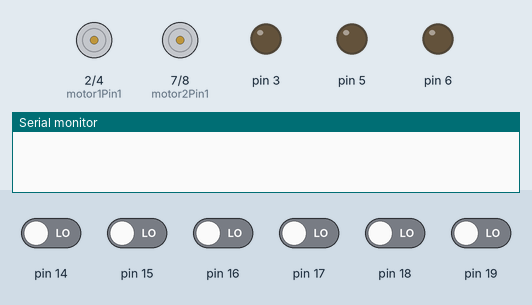
Bench run of a sketch on a simulated Arduino Uno, built with avr-gcc and run on an emulated ATmega328P. Shown: motor-driver pin pairs drawn as motors (green arrow = first pin HIGH = forward, orange = second pin HIGH = backward, longer = more drive, scaled by the enable pin), output pins drawn as LEDs (lit = HIGH), the last lines printed to the serial monitor. The test bench sets the inputs (shaded band); at power-on: pin 14–19 LOW.

Above: at 1.2 s.
1.3 s: pin 15 driven HIGH
At 2.5 s:
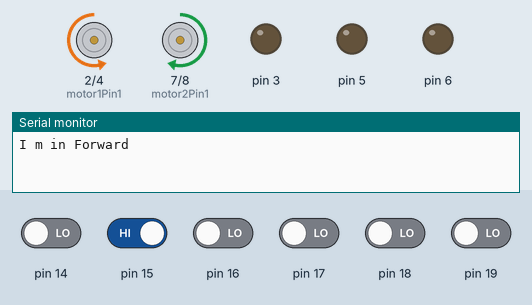
2.8 s: pin 16 driven HIGH
At 3.5 s:
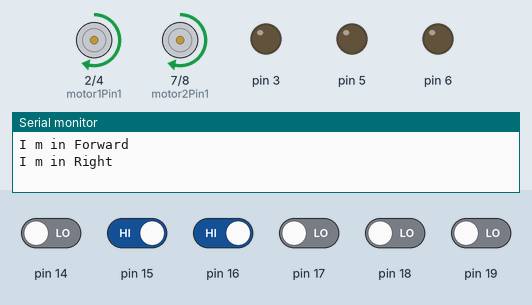
4.3 s: pin 15 driven LOW
At 4.6 s:
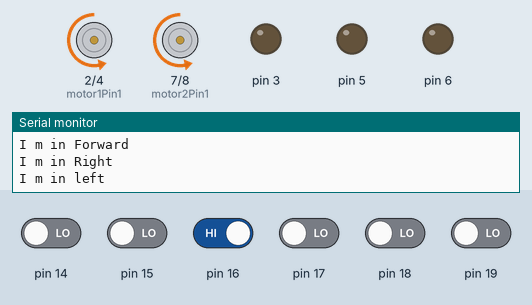
5.8 s: pin 14 driven HIGH
At 7.0 s:
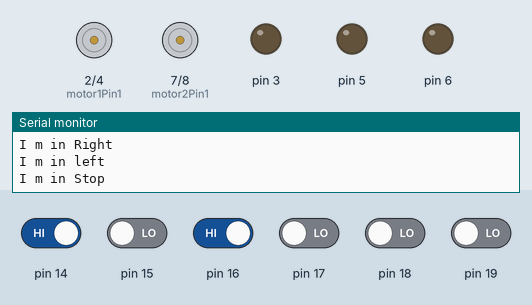
7.3 s: pin 14 driven LOW
At 8.1 s:
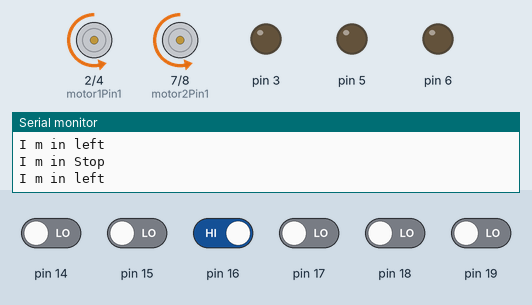
8.8 s: pin 16 driven LOW and pin 17 driven HIGH
At 9.4 s:
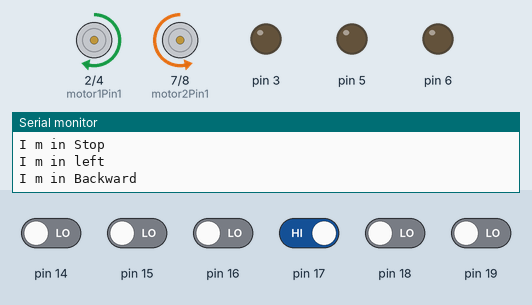
Timing chart, 0 to 11.3 s (numbered marks = the images above; inputs shaded):
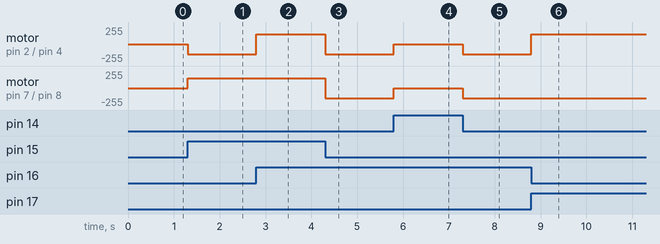

Measured:
- after the input at 1.3 s, motor on pin 2 (motor1Pin1) / pin 4 (motor1Pin2): stopped → backward 150/255 at once; motor on pin 7 (motor2Pin1) / pin 8 (motor2Pin2): stopped → forward 150/255 at once
- after the input at 2.8 s, motor on pin 2 (motor1Pin1) / pin 4 (motor1Pin2): backward 150/255 → forward 150/255 at once
- after the input at 4.3 s, motor on pin 2 (motor1Pin1) / pin 4 (motor1Pin2), motor on pin 7 (motor2Pin1) / pin 8 (motor2Pin2): forward 150/255 → backward 150/255 at once
- after the input at 5.8 s, motor on pin 2 (motor1Pin1) / pin 4 (motor1Pin2), motor on pin 7 (motor2Pin1) / pin 8 (motor2Pin2): backward 150/255 → stopped at once
- after the input at 7.3 s, motor on pin 2 (motor1Pin1) / pin 4 (motor1Pin2), motor on pin 7 (motor2Pin1) / pin 8 (motor2Pin2): stopped → backward 150/255 at once
- after the input at 8.8 s, motor on pin 2 (motor1Pin1) / pin 4 (motor1Pin2): backward 150/255 → forward 150/255 at once

The sketch:

dtmf.ino
```cpp
int motor1Pin1 = 2;
int motor1Pin2 = 4;
int motor2Pin1 = 7;
int motor2Pin2 = 8;
int pwm1=9;
int pwm2=10;
int i=0,k=0,m=0;

void setup()
{
        Serial.begin(9600);
	pinMode(motor1Pin1, OUTPUT);
	pinMode(motor1Pin2, OUTPUT);
	pinMode(motor2Pin1, OUTPUT);
	pinMode(motor2Pin2, OUTPUT);
        pinMode(pwm1, OUTPUT);
	pinMode(pwm2, OUTPUT);
	//pinMode(motorsPinEnable, OUTPUT);
	//digitalWrite(motorsPinEnable,HIGH);
	DDRC = 0x00;
	DDRD = 0xFF;
}
void loop()
{
    while(1)
    {
        i = PINC;
	k = i & 0xFF;
	if(m != k) {
		switch (k) {
		case 0x02: {
			forward();
			m=k;
			continue;
                        break;
		}

		case 0x04: {
			left();
			m=k;
			continue;
                        break;
		}
                case 0x05:{
                            stop1();
                            m=k;
                            continue;
                            break;
                }
		case 0x06: {
			right();
			m=k;
			continue;
                        break;
		}
                case 0x08: {
			backward();
			m=k;
			continue;
                        break;
		}
                default:
                {
			m=k;
			continue;
                        break;
		}
		}
}	}
 }
void forward()
{
	//digitalWrite(motorsPinEnable,HIGH);
	digitalWrite(motor1Pin1, LOW);
	digitalWrite(motor1Pin2, HIGH);
	digitalWrite(motor2Pin1, HIGH);
	digitalWrite(motor2Pin2, LOW);
        analogWrite(pwm1,150);
        analogWrite(pwm2,150);
        Serial.println("I m in Forward ");
	//delay(1000);
	//digitalWrite(motorsPinEnable,LOW);
}
void backward()
{
	//digitalWrite(motorsPinEnable,HIGH);
	digitalWrite(motor1Pin1, HIGH);
	digitalWrite(motor1Pin2, LOW);
	digitalWrite(motor2Pin1, LOW);
	digitalWrite(motor2Pin2, HIGH);
        analogWrite(pwm1,150);
        analogWrite(pwm2,150);
        Serial.println("I m in Backward ");
	//delay(1000);
	//digitalWrite(motorsPinEnable,LOW);
}
void left()
{
	//digitalWrite(motorsPinEnable,HIGH);
	digitalWrite(motor1Pin1, LOW);
	digitalWrite(motor1Pin2, HIGH);
	digitalWrite(motor2Pin1, LOW);
	digitalWrite(motor2Pin2, HIGH);
        analogWrite(pwm1,150);
        analogWrite(pwm2,150);
        Serial.println("I m in left ");
	//delay(1000);
	//digitalWrite(motorsPinEnable,LOW);
}
void right()
{
	//digitalWrite(motorsPinEnable,HIGH);
	digitalWrite(motor1Pin1, HIGH);
	digitalWrite(motor1Pin2, LOW);
	digitalWrite(motor2Pin1, HIGH);
	digitalWrite(motor2Pin2, LOW);
        analogWrite(pwm1,150);
        analogWrite(pwm2,150);
        Serial.println("I m in Right ");
	//delay(1000);
	//digitalWrite(motorsPinEnable,LOW);
}

void stop1()
{
	//digitalWrite(motorsPinEnable,HIGH);
	digitalWrite(motor1Pin1, LOW);
	digitalWrite(motor1Pin2, LOW);
	digitalWrite(motor2Pin1, LOW);
	digitalWrite(motor2Pin2, LOW);
        analogWrite(pwm1,0);
        analogWrite(pwm2,0);
        Serial.println("I m in Stop ");
	//delay(1000);
	//digitalWrite(motorsPinEnable,LOW);
}
```
